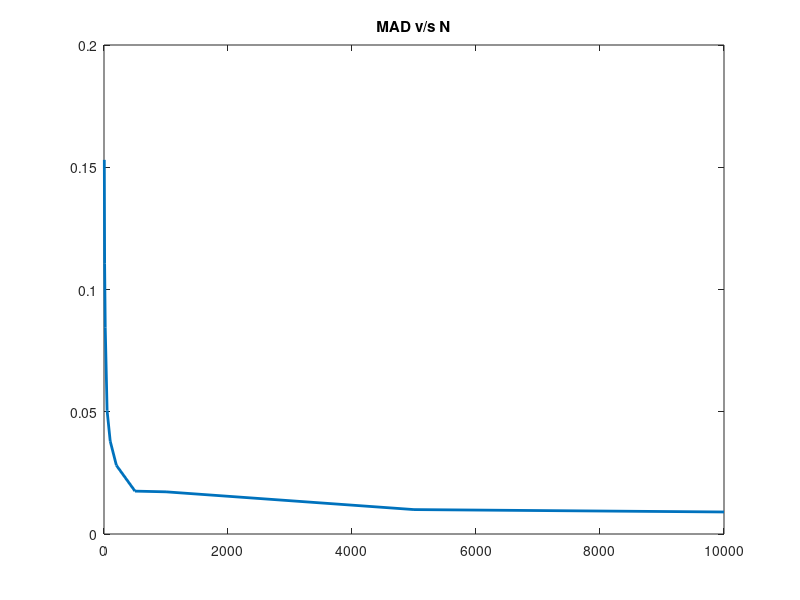

This figure's MATLAB source:
clear;
close all;
clc;
s = [5 10 20 50 100 200 500 1000 5000 10000];
M_array = []
for n = s
    nsamp = 5000;
    x = rand(nsamp, n);
    x(x < 0.05) = 1; x(x >= 0.05 & x < 0.45) = 2;x(x >= 0.45 & x<0.6) = 3;
    x(x >= 0.6 & x< 0.9) = 4; x(x>=0.9 & x<1) = 5;
    sumx = sum(x, 2)/n;
    [f, xvals] = ecdf(sumx);
    mu = mean(sumx);
    sigma = std(sumx);
    gvals = linspace(min(sumx), max(sumx), 1000);
    p = normcdf(gvals, mu, sigma);
    abs_values = zeros(size(gvals));
    for i = 1:length(gvals)
        [~, idx] = min(abs(xvals - gvals(i)));
        abs_values(i) = abs(f(idx) - p(i));
    end
    M_array = [M_array max(abs_values)];
end
plot(s, M_array, 'LineWidth', 2);
title (sprintf('MAD v/s N'));
filename = sprintf('MAD.png');
saveas(gcf, filename);